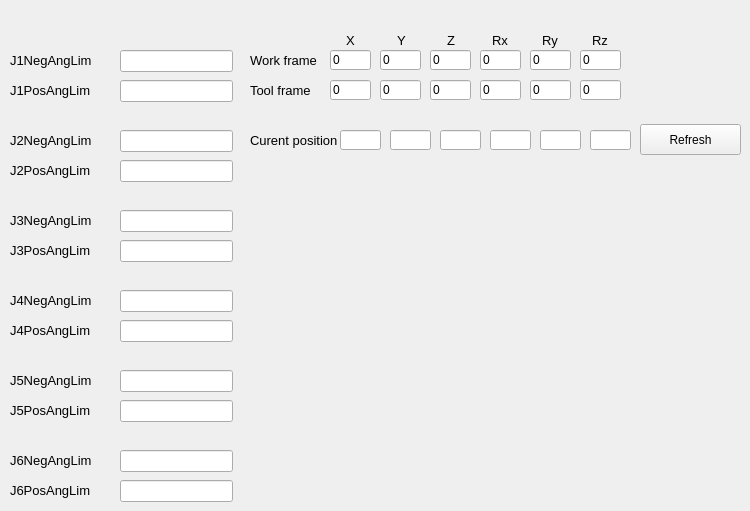
    <widget class="QWidget" name="tab_2">
     <attribute name="title">
      <string>Калибровка</string>
     </attribute>
     <widget class="QLineEdit" name="J1NegAngLim">
      <property name="geometry">
       <rect>
        <x>120</x>
        <y>50</y>
        <width>113</width>
        <height>22</height>
       </rect>
      </property>
      <property name="text">
       <string/>
      </property>
     </widget>
     <widget class="QLabel" name="label_7">
      <property name="geometry">
       <rect>
        <x>10</x>
        <y>50</y>
        <width>101</width>
        <height>21</height>
       </rect>
      </property>
      <property name="font">
       <font>
        <pointsize>10</pointsize>
       </font>
      </property>
      <property name="text">
       <string>J1NegAngLim</string>
      </property>
     </widget>
     <widget class="QLabel" name="J1PosAngLimText">
      <property name="geometry">
       <rect>
        <x>10</x>
        <y>80</y>
        <width>101</width>
        <height>21</height>
       </rect>
      </property>
      <property name="font">
       <font>
        <pointsize>10</pointsize>
       </font>
      </property>
      <property name="text">
       <string>J1PosAngLim</string>
      </property>
     </widget>
     <widget class="QLineEdit" name="J1PosAngLim">
      <property name="geometry">
       <rect>
        <x>120</x>
        <y>80</y>
        <width>113</width>
        <height>22</height>
       </rect>
      </property>
      <property name="text">
       <string/>
      </property>
     </widget>
     <widget class="QLabel" name="label_9">
      <property name="geometry">
       <rect>
        <x>10</x>
        <y>160</y>
        <width>101</width>
        <height>21</height>
       </rect>
      </property>
      <property name="font">
       <font>
        <pointsize>10</pointsize>
       </font>
      </property>
      <property name="text">
       <string>J2PosAngLim</string>
      </property>
     </widget>
     <widget class="QLabel" name="label_10">
      <property name="geometry">
       <rect>
        <x>10</x>
        <y>130</y>
        <width>101</width>
        <height>21</height>
       </rect>
      </property>
      <property name="font">
       <font>
        <pointsize>10</pointsize>
       </font>
      </property>
      <property name="text">
       <string>J2NegAngLim</string>
      </property>
     </widget>
     <widget class="QLineEdit" name="J2NegAngLim">
      <property name="geometry">
       <rect>
        <x>120</x>
        <y>130</y>
        <width>113</width>
        <height>22</height>
       </rect>
      </property>
     </widget>
     <widget class="QLineEdit" name="J2PosAngLim">
      <property name="geometry">
       <rect>
        <x>120</x>
        <y>160</y>
        <width>113</width>
        <height>22</height>
       </rect>
      </property>
     </widget>
     <widget class="QLabel" name="label_11">
      <property name="geometry">
       <rect>
        <x>10</x>
        <y>240</y>
        <width>101</width>
        <height>21</height>
       </rect>
      </property>
      <property name="font">
       <font>
        <pointsize>10</pointsize>
       </font>
      </property>
      <property name="text">
       <string>J3PosAngLim</string>
      </property>
     </widget>
     <widget class="QLabel" name="label_12">
      <property name="geometry">
       <rect>
        <x>10</x>
        <y>210</y>
        <width>101</width>
        <height>21</height>
       </rect>
      </property>
      <property name="font">
       <font>
        <pointsize>10</pointsize>
       </font>
      </property>
      <property name="text">
       <string>J3NegAngLim</string>
      </property>
     </widget>
     <widget class="QLineEdit" name="J3NegAngLim">
      <property name="geometry">
       <rect>
        <x>120</x>
        <y>210</y>
        <width>113</width>
        <height>22</height>
       </rect>
      </property>
     </widget>
     <widget class="QLineEdit" name="J3PosAngLim">
      <property name="geometry">
       <rect>
        <x>120</x>
        <y>240</y>
        <width>113</width>
        <height>22</height>
       </rect>
      </property>
     </widget>
     <widget class="QLabel" name="label_13">
      <property name="geometry">
       <rect>
        <x>10</x>
        <y>320</y>
        <width>101</width>
        <height>21</height>
       </rect>
      </property>
      <property name="font">
       <font>
        <pointsize>10</pointsize>
       </font>
      </property>
      <property name="text">
       <string>J4PosAngLim</string>
      </property>
     </widget>
     <widget class="QLabel" name="label_14">
      <property name="geometry">
       <rect>
        <x>10</x>
        <y>290</y>
        <width>101</width>
        <height>21</height>
       </rect>
      </property>
      <property name="font">
       <font>
        <pointsize>10</pointsize>
       </font>
      </property>
      <property name="text">
       <string>J4NegAngLim</string>
      </property>
     </widget>
     <widget class="QLineEdit" name="J4NegAngLim">
      <property name="geometry">
       <rect>
        <x>120</x>
        <y>290</y>
        <width>113</width>
        <height>22</height>
       </rect>
      </property>
     </widget>
     <widget class="QLineEdit" name="J4PosAngLim">
      <property name="geometry">
       <rect>
        <x>120</x>
        <y>320</y>
        <width>113</width>
        <height>22</height>
       </rect>
      </property>
     </widget>
     <widget class="QLabel" name="label_15">
      <property name="geometry">
       <rect>
        <x>10</x>
        <y>400</y>
        <width>101</width>
        <height>21</height>
       </rect>
      </property>
      <property name="font">
       <font>
        <pointsize>10</pointsize>
       </font>
      </property>
      <property name="text">
       <string>J5PosAngLim</string>
      </property>
     </widget>
     <widget class="QLabel" name="label_16">
      <property name="geometry">
       <rect>
        <x>10</x>
        <y>370</y>
        <width>101</width>
        <height>21</height>
       </rect>
      </property>
      <property name="font">
       <font>
        <pointsize>10</pointsize>
       </font>
      </property>
      <property name="text">
       <string>J5NegAngLim</string>
      </property>
     </widget>
     <widget class="QLineEdit" name="J5NegAngLim">
      <property name="geometry">
       <rect>
        <x>120</x>
        <y>370</y>
        <width>113</width>
        <height>22</height>
       </rect>
      </property>
     </widget>
     <widget class="QLineEdit" name="J5PosAngLim">
      <property name="geometry">
       <rect>
        <x>120</x>
        <y>400</y>
        <width>113</width>
        <height>22</height>
       </rect>
      </property>
     </widget>
     <widget class="QLabel" name="label_17">
      <property name="geometry">
       <rect>
        <x>10</x>
        <y>480</y>
        <width>101</width>
        <height>21</height>
       </rect>
      </property>
      <property name="font">
       <font>
        <pointsize>10</pointsize>
       </font>
      </property>
      <property name="text">
       <string>J6PosAngLim</string>
      </property>
     </widget>
     <widget class="QLabel" name="label_18">
      <property name="geometry">
       <rect>
        <x>10</x>
        <y>450</y>
        <width>101</width>
        <height>21</height>
       </rect>
      </property>
      <property name="font">
       <font>
        <pointsize>10</pointsize>
       </font>
      </property>
      <property name="text">
       <string>J6NegAngLim</string>
      </property>
     </widget>
     <widget class="QLineEdit" name="J6NegAngLim">
      <property name="geometry">
       <rect>
        <x>120</x>
        <y>450</y>
        <width>113</width>
        <height>22</height>
       </rect>
      </property>
     </widget>
     <widget class="QLineEdit" name="J6PosAngLim">
      <property name="geometry">
       <rect>
        <x>120</x>
        <y>480</y>
        <width>113</width>
        <height>22</height>
       </rect>
      </property>
     </widget>
     <widget class="QLabel" name="label_32">
      <property name="geometry">
       <rect>
        <x>250</x>
        <y>50</y>
        <width>71</width>
        <height>21</height>
       </rect>
      </property>
      <property name="font">
       <font>
        <pointsize>10</pointsize>
       </font>
      </property>
      <property name="text">
       <string>Work frame</string>
      </property>
     </widget>
     <widget class="QLabel" name="label_33">
      <property name="geometry">
       <rect>
        <x>250</x>
        <y>80</y>
        <width>71</width>
        <height>21</height>
       </rect>
      </property>
      <property name="font">
       <font>
        <pointsize>10</pointsize>
       </font>
      </property>
      <property name="text">
       <string>Tool frame</string>
      </property>
     </widget>
     <widget class="QLineEdit" name="TX">
      <property name="geometry">
       <rect>
        <x>330</x>
        <y>80</y>
        <width>41</width>
        <height>20</height>
       </rect>
      </property>
      <property name="text">
       <string>0</string>
      </property>
     </widget>
     <widget class="QLineEdit" name="WX">
      <property name="geometry">
       <rect>
        <x>330</x>
        <y>50</y>
        <width>41</width>
        <height>20</height>
       </rect>
      </property>
      <property name="text">
       <string>0</string>
      </property>
     </widget>
     <widget class="QLineEdit" name="TY">
      <property name="geometry">
       <rect>
        <x>380</x>
        <y>80</y>
        <width>41</width>
        <height>20</height>
       </rect>
      </property>
      <property name="text">
       <string>0</string>
      </property>
     </widget>
     <widget class="QLineEdit" name="WY">
      <property name="geometry">
       <rect>
        <x>380</x>
        <y>50</y>
        <width>41</width>
        <height>20</height>
       </rect>
      </property>
      <property name="text">
       <string>0</string>
      </property>
     </widget>
     <widget class="QLineEdit" name="TZ">
      <property name="geometry">
       <rect>
        <x>430</x>
        <y>80</y>
        <width>41</width>
        <height>20</height>
       </rect>
      </property>
      <property name="text">
       <string>0</string>
      </property>
     </widget>
     <widget class="QLineEdit" name="WZ">
      <property name="geometry">
       <rect>
        <x>430</x>
        <y>50</y>
        <width>41</width>
        <height>20</height>
       </rect>
      </property>
      <property name="text">
       <string>0</string>
      </property>
     </widget>
     <widget class="QLineEdit" name="TRx">
      <property name="geometry">
       <rect>
        <x>480</x>
        <y>80</y>
        <width>41</width>
        <height>20</height>
       </rect>
      </property>
      <property name="text">
       <string>0</string>
      </property>
     </widget>
     <widget class="QLineEdit" name="WRx">
      <property name="geometry">
       <rect>
        <x>480</x>
        <y>50</y>
        <width>41</width>
        <height>20</height>
       </rect>
      </property>
      <property name="text">
       <string>0</string>
      </property>
     </widget>
     <widget class="QLineEdit" name="TRy">
      <property name="geometry">
       <rect>
        <x>530</x>
        <y>80</y>
        <width>41</width>
        <height>20</height>
       </rect>
      </property>
      <property name="text">
       <string>0</string>
      </property>
     </widget>
     <widget class="QLineEdit" name="WRy">
      <property name="geometry">
       <rect>
        <x>530</x>
        <y>50</y>
        <width>41</width>
        <height>20</height>
       </rect>
      </property>
      <property name="text">
       <string>0</string>
      </property>
     </widget>
     <widget class="QLineEdit" name="TRz">
      <property name="geometry">
       <rect>
        <x>580</x>
        <y>80</y>
        <width>41</width>
        <height>20</height>
       </rect>
      </property>
      <property name="text">
       <string>0</string>
      </property>
     </widget>
     <widget class="QLineEdit" name="WRz">
      <property name="geometry">
       <rect>
        <x>580</x>
        <y>50</y>
        <width>41</width>
        <height>20</height>
       </rect>
      </property>
      <property name="text">
       <string>0</string>
      </property>
     </widget>
     <widget class="QLabel" name="label_34">
      <property name="geometry">
       <rect>
        <x>346</x>
        <y>30</y>
        <width>21</width>
        <height>21</height>
       </rect>
      </property>
      <property name="font">
       <font>
        <pointsize>10</pointsize>
       </font>
      </property>
      <property name="text">
       <string>X</string>
      </property>
     </widget>
     <widget class="QLabel" name="label_35">
      <property name="geometry">
       <rect>
        <x>397</x>
        <y>30</y>
        <width>21</width>
        <height>21</height>
       </rect>
      </property>
      <property name="font">
       <font>
        <pointsize>10</pointsize>
       </font>
      </property>
      <property name="text">
       <string>Y</string>
      </property>
     </widget>
     <widget class="QLabel" name="label_36">
      <property name="geometry">
       <rect>
        <x>447</x>
        <y>30</y>
        <width>21</width>
        <height>21</height>
       </rect>
      </property>
      <property name="font">
       <font>
        <pointsize>10</pointsize>
       </font>
      </property>
      <property name="text">
       <string>Z</string>
      </property>
     </widget>
     <widget class="QLabel" name="label_37">
      <property name="geometry">
       <rect>
        <x>492</x>
        <y>30</y>
        <width>21</width>
        <height>21</height>
       </rect>
      </property>
      <property name="font">
       <font>
        <pointsize>10</pointsize>
       </font>
      </property>
      <property name="text">
       <string>Rx</string>
      </property>
     </widget>
     <widget class="QLabel" name="label_38">
      <property name="geometry">
       <rect>
        <x>542</x>
        <y>30</y>
        <width>21</width>
        <height>21</height>
       </rect>
      </property>
      <property name="font">
       <font>
        <pointsize>10</pointsize>
       </font>
      </property>
      <property name="text">
       <string>Ry</string>
      </property>
     </widget>
     <widget class="QLabel" name="label_39">
      <property name="geometry">
       <rect>
        <x>592</x>
        <y>30</y>
        <width>21</width>
        <height>21</height>
       </rect>
      </property>
      <property name="font">
       <font>
        <pointsize>10</pointsize>
       </font>
      </property>
      <property name="text">
       <string>Rz</string>
      </property>
     </widget>
     <widget class="QLineEdit" name="CTX">
      <property name="geometry">
       <rect>
        <x>340</x>
        <y>130</y>
        <width>41</width>
        <height>20</height>
       </rect>
      </property>
     </widget>
     <widget class="QLineEdit" name="CTY">
      <property name="geometry">
       <rect>
        <x>390</x>
        <y>130</y>
        <width>41</width>
        <height>20</height>
       </rect>
      </property>
     </widget>
     <widget class="QLabel" name="label_40">
      <property name="geometry">
       <rect>
        <x>250</x>
        <y>130</y>
        <width>91</width>
        <height>21</height>
       </rect>
      </property>
      <property name="font">
       <font>
        <pointsize>10</pointsize>
       </font>
      </property>
      <property name="text">
       <string>Curent position</string>
      </property>
     </widget>
     <widget class="QLineEdit" name="CTRx">
      <property name="geometry">
       <rect>
        <x>490</x>
        <y>130</y>
        <width>41</width>
        <height>20</height>
       </rect>
      </property>
     </widget>
     <widget class="QLineEdit" name="CTZ">
      <property name="geometry">
       <rect>
        <x>440</x>
        <y>130</y>
        <width>41</width>
        <height>20</height>
       </rect>
      </property>
     </widget>
     <widget class="QLineEdit" name="CTRz">
      <property name="geometry">
       <rect>
        <x>590</x>
        <y>130</y>
        <width>41</width>
        <height>20</height>
       </rect>
      </property>
     </widget>
     <widget class="QLineEdit" name="CTRy">
      <property name="geometry">
       <rect>
        <x>540</x>
        <y>130</y>
        <width>41</width>
        <height>20</height>
       </rect>
      </property>
     </widget>
     <widget class="QPushButton" name="refresh">
      <property name="geometry">
       <rect>
        <x>640</x>
        <y>124</y>
        <width>101</width>
        <height>31</height>
       </rect>
      </property>
      <property name="text">
       <string>Refresh</string>
      </property>
     </widget>
    </widget>
